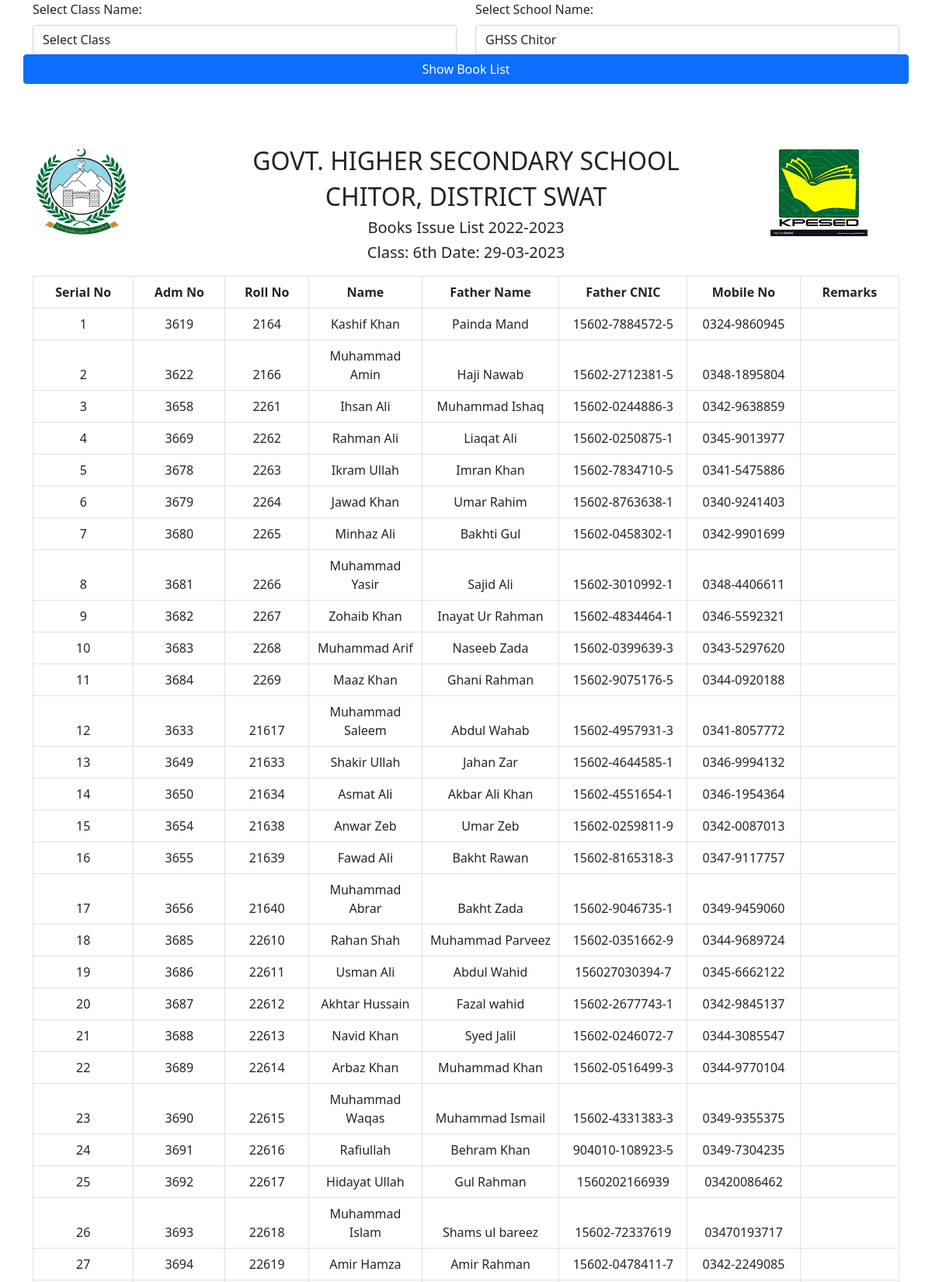
/book_list.php (upper part), run on the app's committed database.
### tables this page shows
CREATE TABLE `students_info` (
  `Roll_No` int(11) NOT NULL,
  `Name` varchar(100) NOT NULL,
  `FName` varchar(100) NOT NULL,
  `Dob` date DEFAULT NULL,
  `Mobile_No` varchar(12) NOT NULL DEFAULT '03',
  `Admission_Date` date DEFAULT NULL,
  `Admission_No` int(6) DEFAULT NULL,
  `Father_Cnic` varchar(15) DEFAULT NULL,
  `Student_Form_B` varchar(15) DEFAULT NULL,
  `School` varchar(200) NOT NULL DEFAULT 'GHSS CHITOR',
  `Class` enum('5th','6th A','6th B','7th','8th A','8th B','8th','10th A','10th B','9th A','9th B','6th','7th A','7th B','4th','11th') NOT NULL,
  `Class_Position` varchar(20) DEFAULT NULL,
  `Status` int(11) NOT NULL DEFAULT 1
);

### config.php (called while the page is built, shortened)
<?php
require_once 'sand_box.php';
if (isset($_SESSION['user'])) {
    $account_id=$_SESSION['user'];
} else {
    $account_id=22;
}
$selected_school_id_array=Select_Single_Column_Array_data(
    "Selected_School_Id", "Setting", "User_Id", "$account_id"
);
$selected_school_id=$selected_school_id_array[0];
$school_names=Select_Single_Column_Array_data(
    "Name", "schools", "Id", "$selected_school_id"
);
$SCHOOL_NAME = $school_names[0];
?>

### book_list.php (the view, shortened to what this page needs)
<?php
require_once 'sand_box.php';
require_once 'config.php';
$link=connect();
Page_header('Book List');
?>
</head>
<body>
<div class="container">
  <form class="no-print" action="#" method="GET" >
    <div class="row">
      <?php
        $selected_class=$CLASS_SHOW;
        $selected_school=$SCHOOL_NAME;
        select_class($selected_class);
        select_school($selected_school);
        ?>
      <button type="submit" name="submit" class="btn btn-primary">
              Show Book List
      </button>
</form>
</div>
<?php
if (isset($_GET['submit'])) {
    $class_name=$_GET['class_exam'];
} else {
    $class_name='6th';
}
?>
<div class="container">
    <div class="row m-t-1">
        <div class="log col-sm-2">
            <img src="./images/khyber.png" alt="khyber">
        </div>
        <div class="header text-center col-sm-8">
            <h2>GOVT. HIGHER SECONDARY SCHOOL </h2>
            <h2>CHITOR, DISTRICT SWAT  </h2>
            <h5>Books Issue List 2022-2023  </h5>
            <h5>
                 Class: <?php echo $class_name; ?>
                 Date: <?php  echo date('d-m-Y') ?>
            </h5>
        </div>
        <div class="logo2 col-sm-2">
        <img src="./images/kpesed.png" alt="kpesed.png">
        </div>
    </div>
</div>
<div class="container">
    <table class="table table-bordered" id="award-list">
        <thead>
    <tr> <th>Serial No</th> <th>Adm No </th> <th>Roll No </th> <th>Name </th>
    <th>Father Name</th> <th>Father CNIC</th><th>Mobile No</th><th>Remarks</th> </tr>
    <thead>
        <?php
        $q="Select * from students_info
        WHERE Class='$class_name'
        AND School='$SCHOOL_NAME'
        AND Status='1' Order by Roll_No ASC";
        $qr=mysqli_query($link, $q) or die('Error in Q 1'.mysqli_error($link));
        $i=1;
        while ($qfa=mysqli_fetch_assoc($qr)) {
            echo  '<tr><td>'.$i. '</td><td>'.$qfa['Admission_No']. '</td>
            <td>'.$qfa['Roll_No']. '</td> <td>'.$qfa['Name']. '</td>
            <td>'.$qfa['FName']. '</td><td>'.$qfa['Father_Cnic']. '</td>
            <td>'.$qfa['Mobile_No']. '</td><td></td></tr>';
            $i++;
        }
        ?>
    </table>
</div>
<?php
    Page_close();
?>

### sand_box.php (shortened to what this page needs)
<?php
        require_once 'config.php';
        $link=connect();
function Page_header($page_name)
{
    echo '<!DOCTYPE html>
<html lang="en">
        <title>'.$page_name.'</title>
        <meta charset="utf-8">
        <meta name="viewport" content="width=device-width, initial-scale=1">
        <link rel="stylesheet" href="css/bootstrap.min.css">
        <link rel="stylesheet" href="css/style.css">
        <link rel="stylesheet" href="css/bootstrap-icons.css">
        <link rel="stylesheet" href="css/print.css" media="print">
        <link rel="icon" type="image/png" sizes="16x16" href="images/favicon.ico">
        ';
}
function Page_close()
{
    echo'
    <script  src="js/bootstrap.bundle.min.js"></script>
    <script type="text/javascript" src="js/custom.js"></script>
    </body>
	</html>';
}
function Select_Single_Column_Array_data(
    $column_name,$table_name,$where_column,$where_value
) {
    $q="SELECT $column_name from $table_name WHERE $where_column=$where_value";
    global $link;
    $exe=mysqli_query($link, $q);
    $data=[];
    while ($exer=mysqli_fetch_assoc($exe)) {
        $value=$exer[$column_name];
        array_push($data, $value);
    }
    return $data;
}
function Select_class($selected_class)
{
    echo "
<div class='form-group col-md-6'>
	<label for='class_exam' class='form-label'>Select Class Name: </label>
              <select class='form-control' name='class_exam' id='class_name'
               required>
                <option value=''>Select Class </option>";
    echo "   </select>
      </div>
";
}
function Select_school($selected_school)
{
    $school_names_array=Select_Single_Column_Array_data(
        "Name", "schools", "Status", "1"
    );
    echo "
	<div class='form-group col-md-6'>
		<label for='school' class='form-label'>Select School Name: </label>
              <select class='form-control' name='school' id='school_name'
               required>
                <option value=''>Select School </option>";
    for ($i=0;$i<count($school_names_array);$i++) {
        echo "<option value='$school_names_array[$i]'";
        if ($selected_school==$school_names_array[$i]) {
            echo "selected";
        }
            echo"> $school_names_array[$i] </option> ";
    }
        echo "   </select>
    </div>
             ";
}
?>

### css/style.css (style rules this page uses)
table { text-align: center; margin: 10px auto; width: 90%; }
table td { max-width: 100px; }
.text-center { text-align: center; }
.m-t-1 { margin-top:80px; }

### data on the page
students_info: Admission_No "3619", Roll_No "2164", Name "Kashif Khan", FName "Painda Mand", Father_Cnic "15602-7884572-5", Mobile_No "0324-9860945"
students_info: Admission_No "3622", Roll_No "2166", Name "Muhammad Amin", FName "Haji Nawab", Father_Cnic "15602-2712381-5", Mobile_No "0348-1895804"
students_info: Admission_No "3658", Roll_No "2261", Name "Ihsan Ali", FName "Muhammad Ishaq", Father_Cnic "15602-0244886-3", Mobile_No "0342-9638859"
students_info: Admission_No "3669", Roll_No "2262", Name "Rahman Ali", FName "Liaqat Ali", Father_Cnic "15602-0250875-1", Mobile_No "0345-9013977"
students_info: Admission_No "3678", Roll_No "2263", Name "Ikram Ullah", FName "Imran Khan", Father_Cnic "15602-7834710-5", Mobile_No "0341-5475886"
students_info: Admission_No "3679", Roll_No "2264", Name "Jawad Khan", FName "Umar Rahim", Father_Cnic "15602-8763638-1", Mobile_No "0340-9241403"
students_info: Admission_No "3680", Roll_No "2265", Name "Minhaz Ali", FName "Bakhti Gul", Father_Cnic "15602-0458302-1", Mobile_No "0342-9901699"
students_info: Admission_No "3681", Roll_No "2266", Name "Muhammad Yasir", FName "Sajid Ali", Father_Cnic "15602-3010992-1", Mobile_No "0348-4406611"
students_info: Admission_No "3682", Roll_No "2267", Name "Zohaib Khan", FName "Inayat Ur Rahman", Father_Cnic "15602-4834464-1", Mobile_No "0346-5592321"
students_info: Admission_No "3683", Roll_No "2268", Name "Muhammad Arif", FName "Naseeb Zada", Father_Cnic "15602-0399639-3", Mobile_No "0343-5297620"
students_info: Admission_No "3684", Roll_No "2269", Name "Maaz Khan", FName "Ghani Rahman", Father_Cnic "15602-9075176-5", Mobile_No "0344-0920188"
students_info: Admission_No "3633", Roll_No "21617", Name "Muhammad Saleem", FName "Abdul Wahab", Father_Cnic "15602-4957931-3", Mobile_No "0341-8057772"
students_info: Admission_No "3649", Roll_No "21633", Name "Shakir Ullah", FName "Jahan Zar", Father_Cnic "15602-4644585-1", Mobile_No "0346-9994132"
students_info: Admission_No "3650", Roll_No "21634", Name "Asmat Ali", FName "Akbar Ali Khan", Father_Cnic "15602-4551654-1", Mobile_No "0346-1954364"
students_info: Admission_No "3654", Roll_No "21638", Name "Anwar Zeb", FName "Umar Zeb", Father_Cnic "15602-0259811-9", Mobile_No "0342-0087013"
students_info: Admission_No "3655", Roll_No "21639", Name "Fawad Ali", FName "Bakht Rawan", Father_Cnic "15602-8165318-3", Mobile_No "0347-9117757"
students_info: Admission_No "3656", Roll_No "21640", Name "Muhammad Abrar", FName "Bakht Zada", Father_Cnic "15602-9046735-1", Mobile_No "0349-9459060"
students_info: Admission_No "3685", Roll_No "22610", Name "Rahan Shah", FName "Muhammad Parveez", Father_Cnic "15602-0351662-9", Mobile_No "0344-9689724"
students_info: Admission_No "3686", Roll_No "22611", Name "Usman Ali", FName "Abdul Wahid", Father_Cnic "156027030394-7", Mobile_No "0345-6662122"
students_info: Admission_No "3687", Roll_No "22612", Name "Akhtar Hussain", FName "Fazal wahid", Father_Cnic "15602-2677743-1", Mobile_No "0342-9845137"
students_info: Admission_No "3688", Roll_No "22613", Name "Navid Khan", FName "Syed Jalil", Father_Cnic "15602-0246072-7", Mobile_No "0344-3085547"
students_info: Admission_No "3689", Roll_No "22614", Name "Arbaz Khan", FName "Muhammad Khan", Father_Cnic "15602-0516499-3", Mobile_No "0344-9770104"
students_info: Admission_No "3690", Roll_No "22615", Name "Muhammad Waqas", FName "Muhammad Ismail", Father_Cnic "15602-4331383-3", Mobile_No "0349-9355375"
students_info: Admission_No "3691", Roll_No "22616", Name "Rafiullah", FName "Behram Khan", Father_Cnic "904010-108923-5", Mobile_No "0349-7304235"
students_info: Admission_No "3692", Roll_No "22617", Name "Hidayat Ullah", FName "Gul Rahman", Father_Cnic "1560202166939", Mobile_No "03420086462"
students_info: Admission_No "3693", Roll_No "22618", Name "Muhammad Islam", FName "Shams ul bareez", Father_Cnic "15602-72337619", Mobile_No "03470193717"
students_info: Admission_No "3694", Roll_No "22619", Name "Amir Hamza", FName "Amir Rahman", Father_Cnic "15602-0478411-7", Mobile_No "0342-2249085"

### other printed values
$class_name "6th"
form field school "GHSS Chitor"
